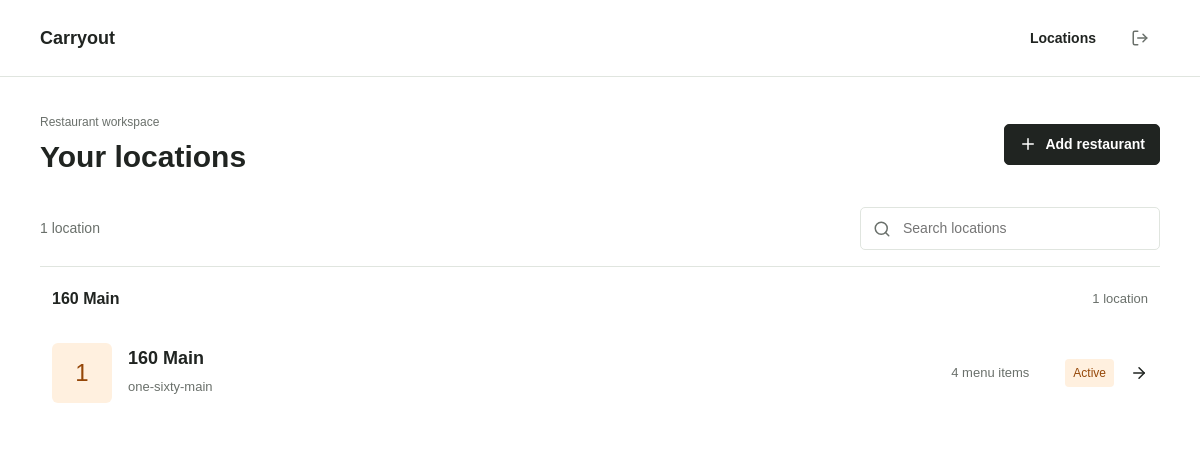
The page /onboarding/ (signed in) on the database its author committed.
### tenants/models.py (models this page shows, shortened)
class Account(models.Model):
    name = models.CharField(max_length=120)
    slug = models.SlugField(max_length=80, unique=True, blank=True)
    stripe_account_id = models.CharField(max_length=255, blank=True, default="")
    stripe_charges_enabled = models.BooleanField(default=False)
    stripe_onboarding_complete = models.BooleanField(default=False)
    stripe_application_fee_percent = models.DecimalField(max_digits=5, decimal_places=2, null=True, blank=True, validators=[MinValueValidator(0), MaxValueValidator(100)])
    stripe_application_fee_fixed_cents = models.PositiveIntegerField(null=True, blank=True)
    created_at = models.DateTimeField(auto_now_add=True)
    updated_at = models.DateTimeField(auto_now=True)
    class Meta:
        ordering = ["name"]

class Tenant(models.Model):
    account = models.ForeignKey(Account, on_delete=models.CASCADE, related_name="restaurants")
    ordering_paused = models.BooleanField(default=False)
    closure_message = models.CharField(max_length=250, blank=True, default="")
    preparation_minutes = models.PositiveIntegerField(default=20, validators=[MinValueValidator(1), MaxValueValidator(240)])
    scheduled_pickup_enabled = models.BooleanField(default=False)
    scheduling_days = models.PositiveIntegerField(default=7, validators=[MinValueValidator(1), MaxValueValidator(30)])
    pickup_interval_minutes = models.PositiveIntegerField(default=15, validators=[MinValueValidator(5), MaxValueValidator(60)])
    media_key = models.UUIDField(default=uuid4, editable=False, unique=True)
    logo = models.ImageField(upload_to=logo_upload_path, blank=True, max_length=500)
    name = models.CharField(max_length=120)
    slug = models.SlugField(max_length=80, unique=True, blank=True)
    primary_domain = models.CharField(max_length=255, unique=True, blank=True, null=True)
    logo_url = models.URLField(max_length=500, blank=True, default="")
    business_email = models.EmailField(blank=True, default="")
    business_phone = models.CharField(max_length=32, blank=True, default="")
    address_line1 = models.CharField(max_length=160, blank=True, default="")
    address_line2 = models.CharField(max_length=160, blank=True, default="")
    city = models.CharField(max_length=80, blank=True, default="")
    state = models.CharField(max_length=40, blank=True, default="")
    postal_code = models.CharField(max_length=20, blank=True, default="")
    timezone = models.CharField(max_length=64, default="America/Detroit")
    is_active = models.BooleanField(default=True)
    created_at = models.DateTimeField(auto_now_add=True)
    updated_at = models.DateTimeField(auto_now=True)
    class Meta:
        ordering = ["name"]
    @property
    def logo_src(self):
        return self.logo.url if self.logo else self.logo_url

### tenants/views.py (the view)
# urls.py: path("", views.restaurant_list, name="restaurant_list"),
@login_required(login_url="onboarding:login")
def restaurant_list(request):
    tenants = list(
        accessible_tenants(request.user)
        .select_related("account")
        .order_by("account__name", "name")
        .prefetch_related("menu_items", "integrations")
    )
    account_groups = []
    for tenant in tenants:
        if not account_groups or account_groups[-1]["account"] != tenant.account:
            account_groups.append({"account": tenant.account, "tenants": []})
        account_groups[-1]["tenants"].append(tenant)
    return render(
        request,
        "onboarding/index.html",
        {"tenants": tenants, "account_groups": account_groups, "can_create_restaurants": can_create_restaurants(request.user)},
    )

### tenants/access.py (called while the page is built)
def accessible_tenants(user):
    if not user.is_authenticated or not user.is_active:
        return Tenant.objects.none()
    if user.is_superuser:
        return Tenant.objects.all()
    return Tenant.objects.filter(
        models.Q(memberships__user=user) | models.Q(account__memberships__user=user)
    ).distinct()

def can_create_restaurants(user):
    return user.is_authenticated and user.is_active and (user.is_superuser or manageable_accounts(user).exists())

### templates/onboarding/index.html (shortened to what this page needs)
{% extends "onboarding/base.html" %}
{% block content %}
<header class="onboarding-header">
  <div><p class="section-kicker">Restaurant workspace</p><h1>Your locations</h1></div>
  {% if can_create_restaurants %}<a class="btn btn-dark" href="{% url 'onboarding:restaurant_create' %}"><i data-lucide="plus"></i> Add restaurant</a>{% endif %}
</header>
<div class="list-toolbar"><span>{{ tenants|length }} location{{ tenants|length|pluralize }}</span><label class="search-control"><i data-lucide="search"></i><input type="search" placeholder="Search locations" aria-label="Search locations" data-list-search></label></div>
<div class="location-list" data-search-list>
  {% for group in account_groups %}
  <section class="account-location-group">
    <div class="account-heading"><h2>{{ group.account.name }}</h2><span>{{ group.tenants|length }} location{{ group.tenants|length|pluralize }}</span></div>
    {% for location in group.tenants %}
    <a class="location-row" href="{% url 'onboarding:restaurant_manage' location.slug %}" data-search-row>
      {% if location.logo_src %}<img class="location-logo" src="{{ location.logo_src }}" alt="">{% else %}<span class="location-initial">{{ location.name|first }}</span>{% endif %}
      <div class="location-name"><h2>{{ location.name }}</h2><span>{{ location.business_email|default:location.slug }}</span></div>
      <div class="location-meta">{{ location.menu_items.count }} menu item{{ location.menu_items.count|pluralize }}</div>
      <span class="status-pill {% if location.is_active %}is-on{% endif %}">{% if location.is_active %}Active{% else %}Inactive{% endif %}</span>
      <i data-lucide="arrow-right"></i>
    </a>
    {% endfor %}
  </section>
  {% empty %}<div class="empty-state"><i data-lucide="map-pin"></i><h2>No locations assigned</h2><p>Contact your account administrator for access.</p></div>{% endfor %}
</div>
{% endblock %}

### static/css/onboarding.css (style rules this page uses)
:root { --ink:#202421; --muted:#6a706b; --line:#e0e5df; --accent:#f98b24; --accent-ink:#954708; --accent-soft:#fff0df; --accent-ring:#fbc38e; --wash:#fff5eb; }
* { box-sizing:border-box; letter-spacing:0; }
body.onboarding-body { margin:0; color:var(--ink); background:#fff; font-family:Arial,Helvetica,sans-serif; font-size:14px; }
a { color:var(--accent-ink); }
button,input,select,textarea { font:inherit; }
button,a,input,select,textarea { -webkit-tap-highlight-color:transparent; }
svg.lucide { width:18px; height:18px; flex-shrink:0; vertical-align:middle; }
.onboarding-header { display:flex; align-items:center; justify-content:space-between; gap:20px; margin-bottom:32px; }
h1 { font-size:30px; font-weight:700; line-height:1.2; margin:0; overflow-wrap:anywhere; }
h2 { font-size:21px; font-weight:700; margin:0; overflow-wrap:anywhere; }
.section-kicker { color:var(--muted); font-size:12px; margin:0 0 8px; }
.btn { display:inline-flex; justify-content:center; align-items:center; gap:8px; min-height:40px; border-radius:5px; padding:9px 14px; font-size:14px; font-weight:600; }
.btn-dark { background:var(--ink); border-color:var(--ink); }
.list-toolbar { display:flex; align-items:center; justify-content:space-between; gap:16px; padding-bottom:16px; color:var(--muted); }
.search-control { display:flex; align-items:center; gap:10px; border:1px solid var(--line); border-radius:5px; padding:9px 12px; max-width:100%; width:300px; }
.search-control input { border:0; outline:0; background:transparent; width:100%; min-width:0; }
.record-list,.location-list { border-top:1px solid var(--line); }
.account-location-group { padding:22px 0 8px; border-bottom:1px solid var(--line); }
.account-location-group:last-of-type { border-bottom:0; }
.account-heading { display:flex; align-items:center; justify-content:space-between; gap:16px; padding:0 12px 10px; }
.account-heading h2 { font-size:16px; }
.account-heading span { color:var(--muted); font-size:13px; white-space:nowrap; }
.record-row,.location-row { display:flex; align-items:center; gap:16px; padding:18px 0; border-bottom:1px solid var(--line); min-width:0; }
.location-row { color:var(--ink); text-decoration:none; padding:24px 12px; }
.account-location-group .location-row:last-child { border-bottom:0; }
.location-name,.record-main { flex:1; min-width:0; overflow-wrap:anywhere; }
.location-name h2 { font-size:18px; margin-bottom:6px; }
.location-name span,.location-meta,.record-main small { color:var(--muted); font-size:13px; }
.location-meta { margin-inline:20px; }
.location-logo,.location-initial { width:60px; height:60px; object-fit:contain; flex-shrink:0; }
.location-initial { display:flex; align-items:center; justify-content:center; font-size:24px; color:var(--accent-ink); background:var(--accent-soft); border-radius:6px; }
.status-pill { display:inline-flex; align-items:center; font-size:12px; padding:5px 8px; border-radius:4px; color:var(--muted); background:#f0f1ee; white-space:nowrap; }
.status-pill.is-on { color:var(--accent-ink); background:var(--accent-soft); }

### rows shown on the page
Account: account.name "160 Main", tenants|length "1"
Tenant: name|first "1", name "160 Main", business_email "one-sixty-main", menu_items.count "4", is_active "Active"

### other values the page prints
{{ tenants|length }} "1"
